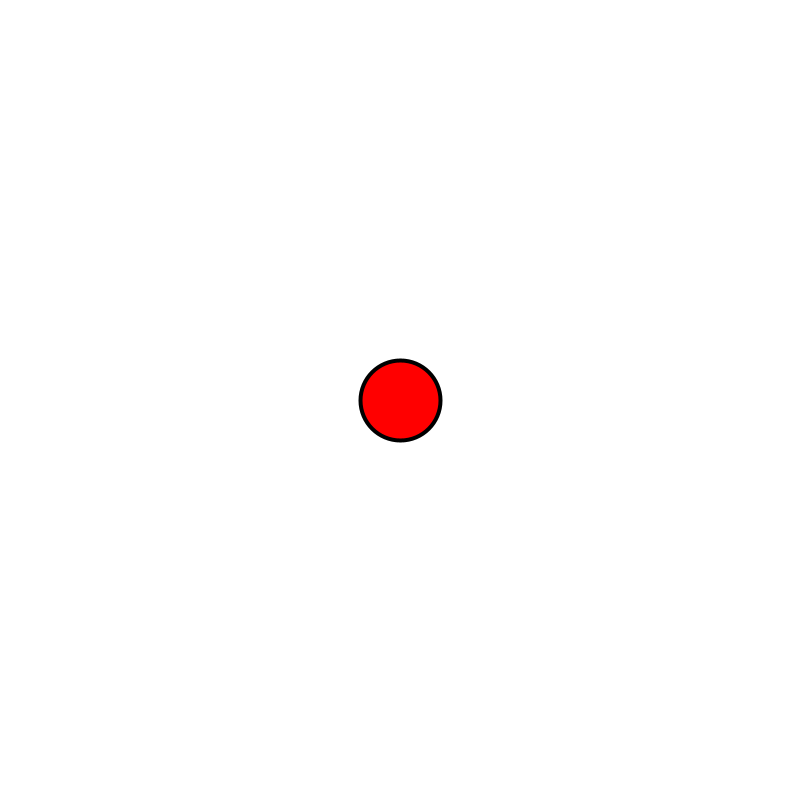
Frame 1 (no input)
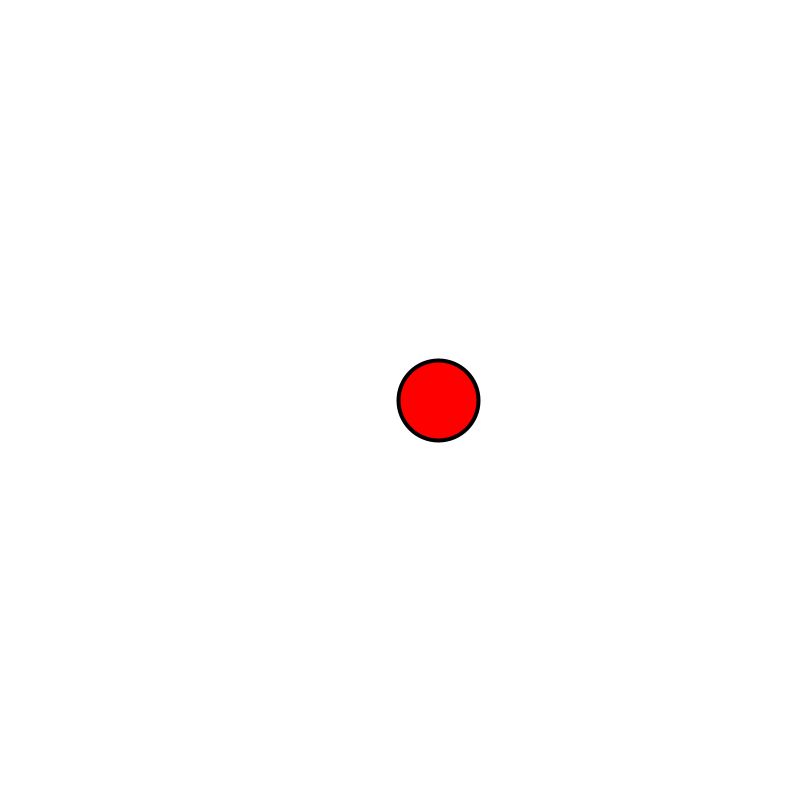
Frame 60 (the mouse pressed at the canvas centre just before this capture)
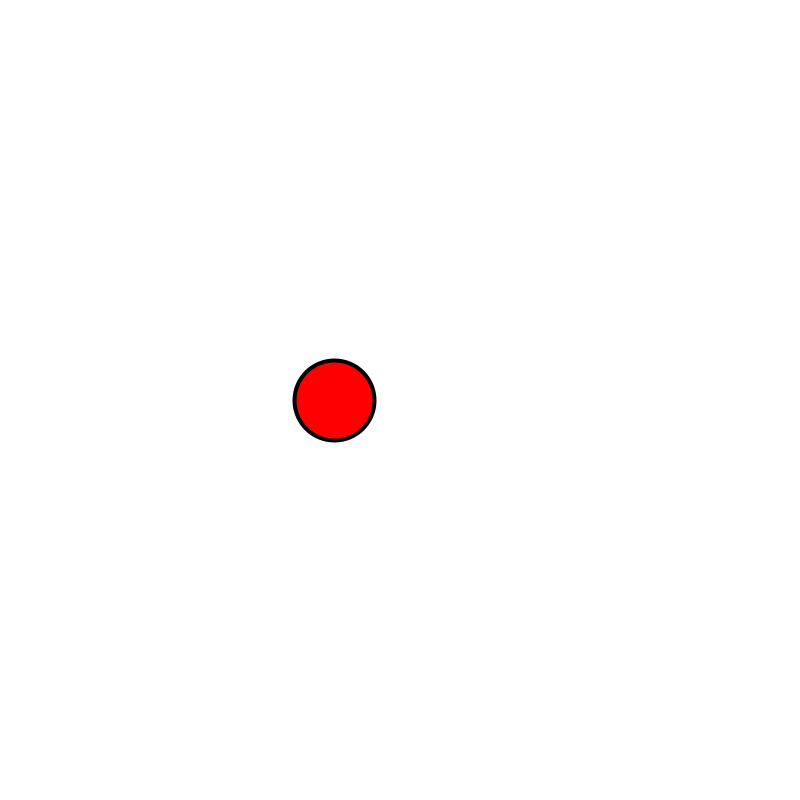
Frame 120 (the mouse held since frame 60 and released just before this capture)

The Processing sketch that drew these frames (run headless with seeded random() and noise(); from frame 60 on, the mouse is pressed at the canvas centre):

// Processing sketch: sinusMotion01
// ── sinusMotion01.pde

float x, y;
float xBase, yBase;

float amplitude = 200;
float angle = 0.0;
float stepA = 0.05;

void setup(){
  size(800,800);
  frameRate(30);
  
  xBase = width/2;
  yBase = height/2;
  
  x = xBase;
  y = yBase;
}


void draw(){
  
  background(255);
  
  x = xBase + sin(angle)*amplitude;
  
  fill(255,0,0); strokeWeight(4);
  ellipse(x, y, 80, 80);
  
  angle += stepA;
  
}
